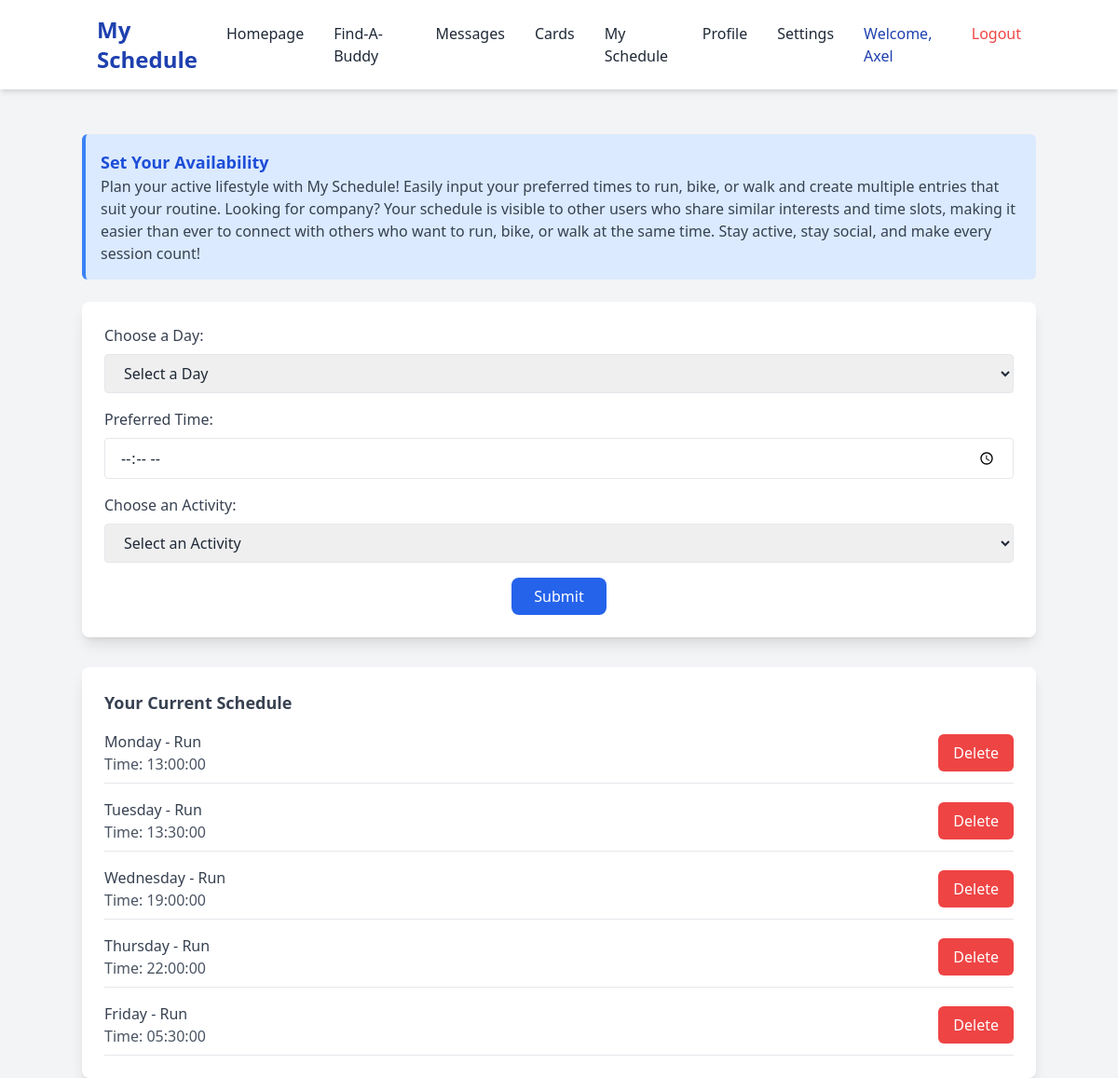
Screenshot of /deploy/frontend/my_schedule.php (signed in) with the database file from the repository.
### tables this page shows
CREATE TABLE workout (
    workout_id INT(11) NOT NULL AUTO_INCREMENT,
    workout_date ENUM('Mo','Tu','We','Th','Fr','Sa','Su') NOT NULL,
    workout_time TIME NOT NULL,
    activity ENUM('Run','Walk','Bike') NOT NULL,
    user_id INT(11) NOT NULL,
    PRIMARY KEY (workout_id)
);

### deploy/frontend/my_schedule.php (the view, shortened to what this page needs)
<?php
$conn = new mysqli("localhost", "csc350", "xampp", "findabuddy");
$weekdays = [
    "Mo" => "Monday",
    "Tu" => "Tuesday",
    "We" => "Wednesday",
    "Th" => "Thursday",
    "Fr" => "Friday",
    "Sa" => "Saturday",
    "Su" => "Sunday"
];
?>
<!DOCTYPE html>
<html lang="en">
<head>
    <script src="https://cdn.tailwindcss.com"></script>
</head>
<body class="bg-gray-100 text-gray-800 font-sans">
    <?php
    if (file_exists('../includes/navbar.php')) {
        include '../includes/navbar.php';
    } else {
        echo "<p class='text-red-500'>Error: Navbar not found.</p>";
    }
    ?>
    <div class="container mx-auto mt-12">
        <div class="bg-blue-100 border-l-4 border-blue-500 p-4 rounded-md mb-6">
            <h2 class="text-blue-700 font-bold text-lg">Set Your Availability</h2>
            <p class="text-gray-700">
            Plan your active lifestyle with My Schedule! Easily input your preferred times to run, bike, or walk and create multiple entries that suit your routine. Looking for company? Your schedule is visible to other users who share similar interests and time slots, making it easier than ever to connect with others who want to run, bike, or walk at the same time. Stay active, stay social, and make every session count!
            </p>
        </div>
        <form method="POST" action="" class="bg-white p-6 rounded-lg shadow-lg mb-8">
            <div class="mb-4">
                <label for="day" class="block text-gray-700 font-medium mb-2">Choose a Day:</label>
                <select id="day" name="day" class="block w-full border px-4 py-2 rounded">
                    <option value="">Select a Day</option>
                </select>
            </div>
            <div class="mb-4">
                <label for="time" class="block text-gray-700 font-medium mb-2">Preferred Time:</label>
                <input type="time" id="time" name="time" class="block w-full border px-4 py-2 rounded">
            </div>
            <div class="mb-4">
                <label for="activity" class="block text-gray-700 font-medium mb-2">Choose an Activity:</label>
                <select id="activity" name="activity" class="block w-full border px-4 py-2 rounded">
                    <option value="">Select an Activity</option>
                </select>
            </div>
            <button type="submit" class="bg-blue-600 text-white px-6 py-2 rounded-lg hover:bg-blue-700 block mx-auto">
                Submit
            </button>
        </form>
<div class="bg-white p-6 rounded-lg shadow-lg">
    <h3 class="text-lg font-bold text-gray-700 mb-4">Your Current Schedule</h3>
    <?php
    $user_id = $_SESSION['user_id'];
    $stmt = $conn->prepare("SELECT workout_id, workout_date, workout_time, activity
                            FROM workout
                            WHERE user_id = ?
                            ORDER BY FIELD(workout_date, 'Mo', 'Tu', 'We', 'Th', 'Fr', 'Sa', 'Su')");
    $stmt->bind_param("i", $user_id);
    $stmt->execute();
    $result = $stmt->get_result();
    if ($result->num_rows > 0) {
        echo "<div class='space-y-4'>";
        while ($row = $result->fetch_assoc()) {
            $full_day_name = $weekdays[$row['workout_date']];
            $time = htmlspecialchars($row['workout_time']);
            $activity = htmlspecialchars($row['activity']);
            echo "
                <div class='flex justify-between items-center border-b pb-2'>
                    <div>
                        <p class='font-medium text-gray-700'>{$full_day_name} - {$activity}</p>
                        <p class='text-gray-600'>Time: {$time}</p>
                    </div>
                    <form method='POST' action=''>
                        <input type='hidden' name='action' value='delete_schedule'>
                        <input type='hidden' name='schedule_id' value='{$row['workout_id']}'>
                        <button type='submit' class='bg-red-500 text-white px-4 py-2 rounded-md hover:bg-red-600'>
                            Delete
                        </button>
                    </form>
                </div>
            ";
        }
        echo "</div>";
    } else {
        echo "<p class='text-gray-500'>No schedules found. Add one using the form above.</p>";
    }
    ?>
</div>
    </div>
</body>
</html>

### rows the page displays
workout: workout_date "Monday", activity "Run", workout_time "13:00:00"
workout: workout_date "Tuesday", activity "Run", workout_time "13:30:00"
workout: workout_date "Wednesday", activity "Run", workout_time "19:00:00"
workout: workout_date "Thursday", activity "Run", workout_time "22:00:00"
workout: workout_date "Friday", activity "Run", workout_time "05:30:00"

### other values shown
$pageHeader "My Schedule"
$_SESSION['username'] "Axel"
